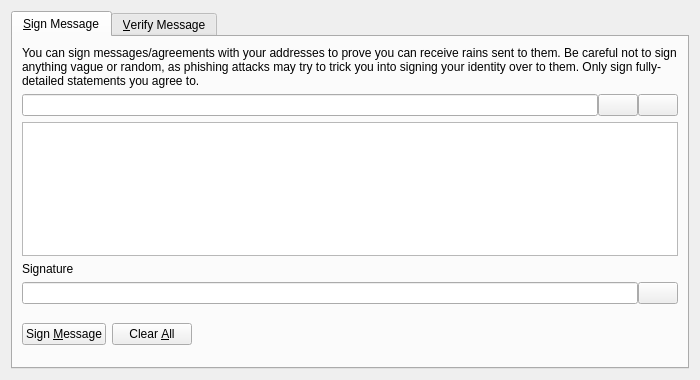
<?xml version="1.0" encoding="UTF-8"?>
<ui version="4.0">
 <class>SignVerifyMessageDialog</class>
 <widget class="QDialog" name="SignVerifyMessageDialog">
  <property name="geometry">
   <rect>
    <x>0</x>
    <y>0</y>
    <width>700</width>
    <height>380</height>
   </rect>
  </property>
  <property name="windowTitle">
   <string>Signatures - Sign / Verify a Message</string>
  </property>
  <property name="modal">
   <bool>true</bool>
  </property>
  <layout class="QVBoxLayout" name="verticalLayout">
   <item>
    <widget class="QTabWidget" name="tabWidget">
     <property name="currentIndex">
      <number>0</number>
     </property>
     <widget class="QWidget" name="tabSignMessage">
      <attribute name="title">
       <string>&amp;Sign Message</string>
      </attribute>
      <layout class="QVBoxLayout" name="verticalLayout_SM">
       <item>
        <widget class="QLabel" name="infoLabel_SM">
         <property name="text">
          <string>You can sign messages/agreements with your addresses to prove you can receive rains sent to them. Be careful not to sign anything vague or random, as phishing attacks may try to trick you into signing your identity over to them. Only sign fully-detailed statements you agree to.</string>
         </property>
         <property name="textFormat">
          <enum>Qt::PlainText</enum>
         </property>
         <property name="wordWrap">
          <bool>true</bool>
         </property>
        </widget>
       </item>
       <item>
        <layout class="QHBoxLayout" name="horizontalLayout_1_SM">
         <property name="spacing">
          <number>0</number>
         </property>
         <item>
          <widget class="QValidatedLineEdit" name="addressIn_SM">
           <property name="toolTip">
            <string>The Rain address to sign the message with</string>
           </property>
          </widget>
         </item>
         <item>
          <widget class="QPushButton" name="addressBookButton_SM">
           <property name="toolTip">
            <string>Choose previously used address</string>
           </property>
           <property name="text">
            <string/>
           </property>
           <property name="icon">
            <iconset resource="../rain.qrc">
             <normaloff>:/icons/address-book</normaloff>:/icons/address-book</iconset>
           </property>
           <property name="shortcut">
            <string>Alt+A</string>
           </property>
           <property name="autoDefault">
            <bool>false</bool>
           </property>
          </widget>
         </item>
         <item>
          <widget class="QPushButton" name="pasteButton_SM">
           <property name="toolTip">
            <string>Paste address from clipboard</string>
           </property>
           <property name="text">
            <string/>
           </property>
           <property name="icon">
            <iconset resource="../rain.qrc">
             <normaloff>:/icons/editpaste</normaloff>:/icons/editpaste</iconset>
           </property>
           <property name="shortcut">
            <string>Alt+P</string>
           </property>
           <property name="autoDefault">
            <bool>false</bool>
           </property>
          </widget>
         </item>
        </layout>
       </item>
       <item>
        <widget class="QPlainTextEdit" name="messageIn_SM">
         <property name="toolTip">
          <string>Enter the message you want to sign here</string>
         </property>
        </widget>
       </item>
       <item>
        <widget class="QLabel" name="signatureLabel_SM">
         <property name="text">
          <string>Signature</string>
         </property>
         <property name="textFormat">
          <enum>Qt::PlainText</enum>
         </property>
        </widget>
       </item>
       <item>
        <layout class="QHBoxLayout" name="horizontalLayout_2_SM">
         <property name="spacing">
          <number>0</number>
         </property>
         <item>
          <widget class="QLineEdit" name="signatureOut_SM">
           <property name="font">
            <font>
             <italic>true</italic>
            </font>
           </property>
           <property name="readOnly">
            <bool>true</bool>
           </property>
          </widget>
         </item>
         <item>
          <widget class="QPushButton" name="copySignatureButton_SM">
           <property name="toolTip">
            <string>Copy the current signature to the system clipboard</string>
           </property>
           <property name="text">
            <string/>
           </property>
           <property name="icon">
            <iconset resource="../rain.qrc">
             <normaloff>:/icons/editcopy</normaloff>:/icons/editcopy</iconset>
           </property>
           <property name="autoDefault">
            <bool>false</bool>
           </property>
          </widget>
         </item>
        </layout>
       </item>
       <item>
        <layout class="QHBoxLayout" name="horizontalLayout_3_SM">
         <item>
          <widget class="QPushButton" name="signMessageButton_SM">
           <property name="toolTip">
            <string>Sign the message to prove you own this Rain address</string>
           </property>
           <property name="text">
            <string>Sign &amp;Message</string>
           </property>
           <property name="icon">
            <iconset resource="../rain.qrc">
             <normaloff>:/icons/edit</normaloff>:/icons/edit</iconset>
           </property>
           <property name="autoDefault">
            <bool>false</bool>
           </property>
          </widget>
         </item>
         <item>
          <widget class="QPushButton" name="clearButton_SM">
           <property name="toolTip">
            <string>Reset all sign message fields</string>
           </property>
           <property name="text">
            <string>Clear &amp;All</string>
           </property>
           <property name="icon">
            <iconset resource="../rain.qrc">
             <normaloff>:/icons/remove</normaloff>:/icons/remove</iconset>
           </property>
           <property name="autoDefault">
            <bool>false</bool>
           </property>
          </widget>
         </item>
         <item>
          <spacer name="horizontalSpacer_1_SM">
           <property name="orientation">
            <enum>Qt::Horizontal</enum>
           </property>
           <property name="sizeHint" stdset="0">
            <size>
             <width>40</width>
             <height>48</height>
            </size>
           </property>
          </spacer>
         </item>
         <item>
          <widget class="QLabel" name="statusLabel_SM">
           <property name="font">
            <font>
             <weight>75</weight>
             <bold>true</bold>
            </font>
           </property>
           <property name="text">
            <string/>
           </property>
           <property name="wordWrap">
            <bool>true</bool>
           </property>
          </widget>
         </item>
         <item>
          <spacer name="horizontalSpacer_2_SM">
           <property name="orientation">
            <enum>Qt::Horizontal</enum>
           </property>
           <property name="sizeHint" stdset="0">
            <size>
             <width>40</width>
             <height>48</height>
            </size>
           </property>
          </spacer>
         </item>
        </layout>
       </item>
      </layout>
     </widget>
     <widget class="QWidget" name="tabVerifyMessage">
      <attribute name="title">
       <string>&amp;Verify Message</string>
      </attribute>
      <layout class="QVBoxLayout" name="verticalLayout_VM">
       <item>
        <widget class="QLabel" name="infoLabel_VM">
         <property name="text">
          <string>Enter the receiver's address, message (ensure you copy line breaks, spaces, tabs, etc. exactly) and signature below to verify the message. Be careful not to read more into the signature than what is in the signed message itself, to avoid being tricked by a man-in-the-middle attack. Note that this only proves the signing party receives with the address, it cannot prove sendership of any transaction!</string>
         </property>
         <property name="textFormat">
          <enum>Qt::PlainText</enum>
         </property>
         <property name="alignment">
          <set>Qt::AlignLeading|Qt::AlignLeft|Qt::AlignTop</set>
         </property>
         <property name="wordWrap">
          <bool>true</bool>
         </property>
        </widget>
       </item>
       <item>
        <layout class="QHBoxLayout" name="horizontalLayout_1_VM">
         <property name="spacing">
          <number>0</number>
         </property>
         <item>
          <widget class="QValidatedLineEdit" name="addressIn_VM">
           <property name="toolTip">
            <string>The Rain address the message was signed with</string>
           </property>
          </widget>
         </item>
         <item>
          <widget class="QPushButton" name="addressBookButton_VM">
           <property name="toolTip">
            <string>Choose previously used address</string>
           </property>
           <property name="text">
            <string/>
           </property>
           <property name="icon">
            <iconset resource="../rain.qrc">
             <normaloff>:/icons/address-book</normaloff>:/icons/address-book</iconset>
           </property>
           <property name="shortcut">
            <string>Alt+A</string>
           </property>
           <property name="autoDefault">
            <bool>false</bool>
           </property>
          </widget>
         </item>
        </layout>
       </item>
       <item>
        <widget class="QPlainTextEdit" name="messageIn_VM"/>
       </item>
       <item>
        <widget class="QValidatedLineEdit" name="signatureIn_VM"/>
       </item>
       <item>
        <layout class="QHBoxLayout" name="horizontalLayout_2_VM">
         <item>
          <widget class="QPushButton" name="verifyMessageButton_VM">
           <property name="toolTip">
            <string>Verify the message to ensure it was signed with the specified Rain address</string>
           </property>
           <property name="text">
            <string>Verify &amp;Message</string>
           </property>
           <property name="icon">
            <iconset resource="../rain.qrc">
             <normaloff>:/icons/transaction_0</normaloff>:/icons/transaction_0</iconset>
           </property>
           <property name="autoDefault">
            <bool>false</bool>
           </property>
          </widget>
         </item>
         <item>
          <widget class="QPushButton" name="clearButton_VM">
           <property name="toolTip">
            <string>Reset all verify message fields</string>
           </property>
           <property name="text">
            <string>Clear &amp;All</string>
           </property>
           <property name="icon">
            <iconset resource="../rain.qrc">
             <normaloff>:/icons/remove</normaloff>:/icons/remove</iconset>
           </property>
           <property name="autoDefault">
            <bool>false</bool>
           </property>
          </widget>
         </item>
         <item>
          <spacer name="horizontalSpacer_1_VM">
           <property name="orientation">
            <enum>Qt::Horizontal</enum>
           </property>
           <property name="sizeHint" stdset="0">
            <size>
             <width>40</width>
             <height>48</height>
            </size>
           </property>
          </spacer>
         </item>
         <item>
          <widget class="QLabel" name="statusLabel_VM">
           <property name="font">
            <font>
             <weight>75</weight>
             <bold>true</bold>
            </font>
           </property>
           <property name="text">
            <string/>
           </property>
           <property name="wordWrap">
            <bool>true</bool>
           </property>
          </widget>
         </item>
         <item>
          <spacer name="horizontalSpacer_2_VM">
           <property name="orientation">
            <enum>Qt::Horizontal</enum>
           </property>
           <property name="sizeHint" stdset="0">
            <size>
             <width>40</width>
             <height>48</height>
            </size>
           </property>
          </spacer>
         </item>
        </layout>
       </item>
      </layout>
     </widget>
    </widget>
   </item>
  </layout>
 </widget>
 <customwidgets>
  <customwidget>
   <class>QValidatedLineEdit</class>
   <extends>QLineEdit</extends>
   <header>qt/qvalidatedlineedit.h</header>
  </customwidget>
 </customwidgets>
 <resources>
  <include location="../rain.qrc"/>
 </resources>
 <connections/>
</ui>
